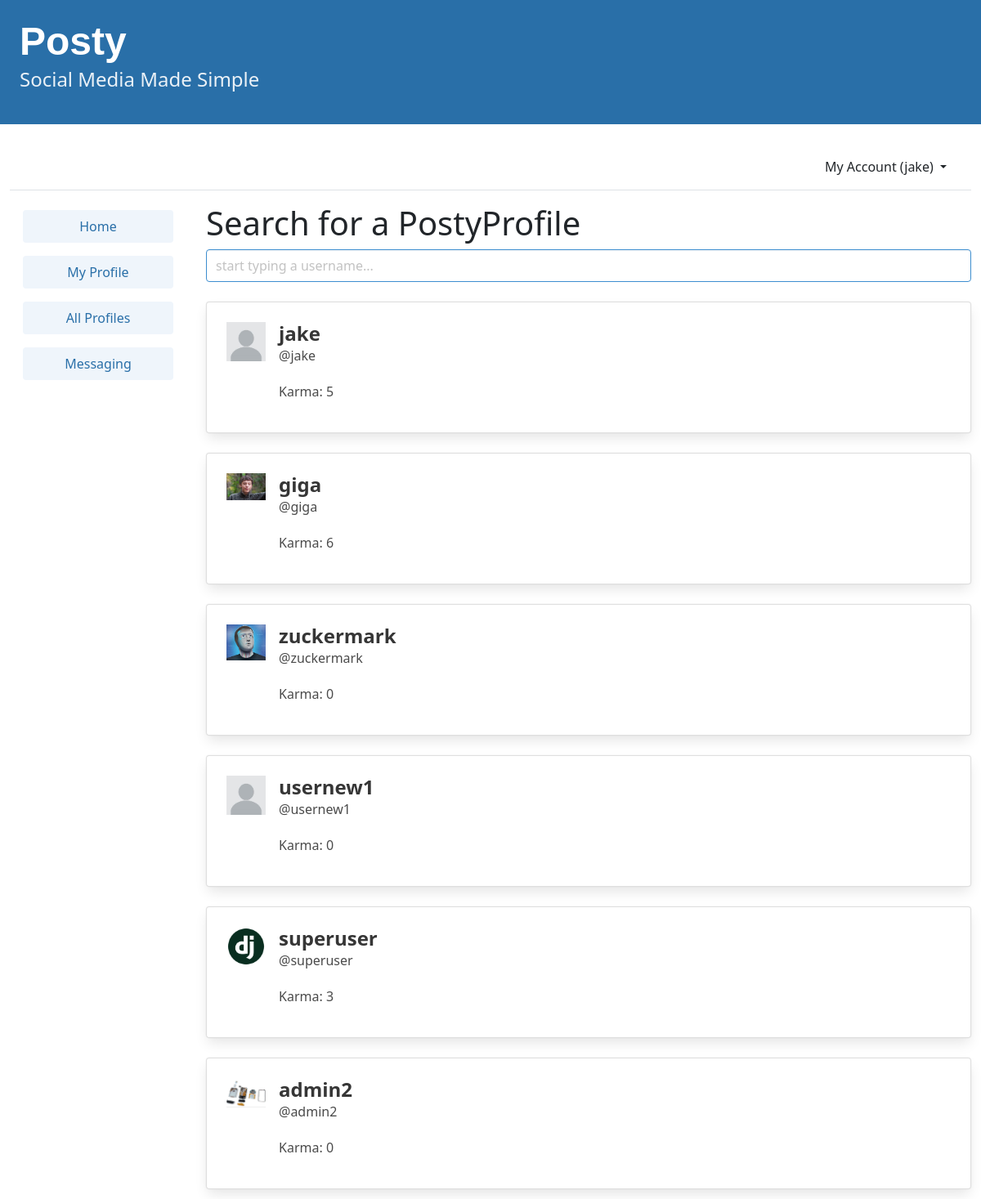
Screenshot of /profile_list/ (signed in) with the database file from the repository.
### accounts/models.py (models this page shows)
class User(AbstractUser):
    user_karma = models.IntegerField(default=0, blank=True, null=True)
    profile_picture = models.ImageField(
        default="default_pfp.jpg", upload_to="images/", blank=True, null=True
    )
    class Meta:
        db_table = "auth_user"

### posty/models.py (models this page shows, shortened)
class Profile(models.Model):
    user = models.OneToOneField(User, on_delete=models.CASCADE)
    follows = models.ManyToManyField(
        "self", related_name="followed_by", symmetrical=False, blank=True
    )

### posty/views.py (the view)
# urls.py: path("profile_list/", profile_list, name="profile_list"),
@login_required
def profile_list(request):
    profiles = Profile.objects.all()
    return render(request, "posty/profile_list.html", {"profiles": profiles})

### templates/posty/profile_list.html (shortened to what this page needs)
{% extends "base.html" %}
{% block content %}
    <div class="column">
        <h1>Search for a PostyProfile</h1>
        <input type="text"
               id="tags"
               class="input is-info"
               placeholder="start typing a username..."/>
        <br>
        <br>
        {% for profile in profiles %}
            <div class="block">
                <div class="card">
                    <a href="{% url 'posty:profile' profile.id %}"
                       style="text-decoration: none">
                        <div class="card-content">
                            <div class="media">
                                <div class="media-left">
                                    <figure class="image is-48x48">
                                        <img src={{ profile.user.profile_picture.url }} alt="Placeholder image">
                                    </figure>
                                </div>
                                <div class="media-content">
                                    <p class="title is-4">{{ profile.user.username }}</p>
                                    <p class="subtitle is-6">@{{ profile.user.username|lower }}</p>
                                    <p class="subtitle is-6">Karma: {{ profile.user.user_karma }}</p>
                                </div>
                            </div>
                        </div>
                    </a>
                </div>
            </div>
        {% endfor %}
    </div>
{% endblock content %}

### templates/base.html (shortened to what this page needs)
<!DOCTYPE html>
{% load static %}
<html lang="en">
    <head>
        <link rel="stylesheet"
              href="https://cdn.jsdelivr.net/npm/bulma@0.9.3/css/bulma.min.css">
        <link href="https://cdn.jsdelivr.net/npm/bootstrap@5.1.3/dist/css/bootstrap.min.css"
              rel="stylesheet"
>
        <link href="http://ajax.googleapis.com/ajax/libs/jqueryui/1.8.16/themes/ui-lightness/jquery-ui.css"
              rel="stylesheet"
              type="text/css"/>
        <link rel="stylesheet" href="{% static 'css/base.css' %}">
    </head>
    <body>
        <a href="{% url 'posty:dashboard' %}" style="text-decoration: none;">
            <section class="hero is-small is-success mb-4 has-background-info-dark">
                <div class="hero-body">
                    <h1 class="title is-1 posty-title"
                        style="font-family:Klavika, sans-serif">Posty</h1>
                    <p class="subtitle is-4">Social Media Made Simple</p>
                </div>
            </section>
        </a>
        <div class="container-fluid">
            <header class="p-3 mb-3 border-bottom">
                <div class="container">
                    <div class="d-flex flex-wrap align-items-center justify-content-center justify-content-lg-start">
                            {% if user.is_authenticated %}
                            <div class="dropdown text-end">
                                <a href="#"
                                   class="d-block link-dark text-decoration-none dropdown-toggle"
                                   id="dropdownUser1"
                                   data-bs-toggle="dropdown"
                                   aria-expanded="false">
                                    My Account ({{ user.username }})
                                </a>
                                </div>
                            {% else %}
                            </ul>
                        {% endif %}
                    </div>
                </div>
            </header>
            <div class="columns">
                <div class="column is-one-fifth" id="left_column">
                    {% if user.is_authenticated %}
                        <ul class="nav flex-column" id="navlist">
                            <li class="nav-item">
                                <a class="nav-link active" href="{% url 'posty:dashboard' %}">
                                    <button class="button is-info is-light is-fullwidth">Home</button>
                                </a>
                            </li>
                            <li class="nav-item">
                                <a class="nav-link active"
                                   href="{% url 'posty:profile' request.user.profile.id %}">
                                    <button class="button is-info is-light is-fullwidth">My Profile</button>
                                </a>
                            </li>
                            <li class="nav-item">
                                <a class="nav-link" href="{% url 'posty:profile_list' %}">
                                    <button class="button is-info is-light is-fullwidth">All Profiles</button>
                                </a>
                            </li>
                            <li class="nav-item">
                                <div class="nav-link">
                                    <a href="#"
                                       class="d-block"
                                       id="dropdownUser1"
                                       data-bs-toggle="dropdown"
                                       aria-expanded="false">
                                        <button class="button is-info is-light is-fullwidth">Messaging</button>
                                    </a>
                                </div>
                            </li>
                        </ul>
                    {% endif %}
                </div>
                {% block content %}
                {% endblock content %}
            </div>
        </div>
    </body>
</html>

### static/css/base.css (style rules this page uses)
a { text-decoration: none; }
li { list-style: none; padding-left: 0; }
ul { list-style-position: inside; padding-left: 0; }
.posty-title { font-family: "Klavika", sans-serif; }

### rows the page displays
Profile: user.profile_picture (placeholder picture), user.username "jake", user.user_karma "5"
Profile: user.profile_picture (picture), user.username "giga", user.user_karma "6"
Profile: user.profile_picture (picture), user.username "zuckermark", user.user_karma "0"
Profile: user.profile_picture (placeholder picture), user.username "usernew1", user.user_karma "0"
Profile: user.profile_picture (picture), user.username "superuser", user.user_karma "3"
Profile: user.profile_picture (picture), user.username "admin2", user.user_karma "0"

### other values shown
{{ user.username }} "jake"
